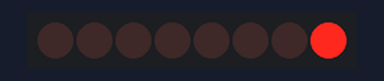
Recording of a sketch running on a simulated ESP8266 (NodeMCU). Parts: 8 shift-register outputs drawn as a row of LEDs (first output left, lit = HIGH). Wiring (inferred from the names in the program): shift register (74HC595): data D1; shift clock D5; latch D2. Wiring (inferred from the signals the program sends): row of LEDs: on Q0, Q1, Q2, Q3, Q4, Q5, Q6, Q7.

Above: at 0.1 s.
At 6.1 s:
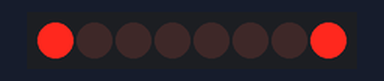
At 15.1 s:
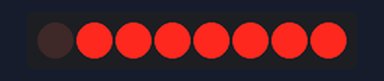
At 21.1 s:
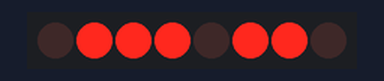
At 27.1 s:
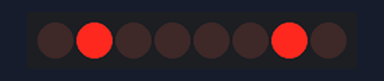
At 36.1 s:
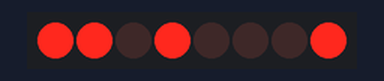
Timing chart, 0 to 40.0 s (numbered marks = the images above):
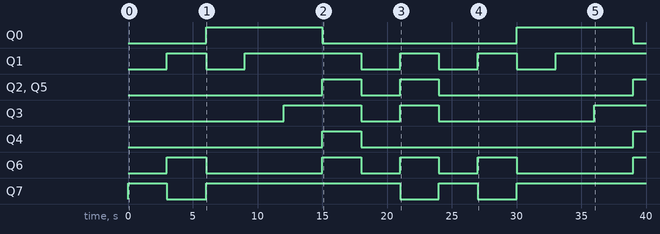

The sketch:

Neutrino_Bonus_Points_1.ino
```cpp
//Including Ticker Liblary
#include <Ticker.h>

#define dataPin D1
#define latchPin D2
#define clk D5
#define rst D6

//Creating Ticker Object
Ticker counter;

int count = 0;

void counter_func(){
  ++count;
  if(count == 8) count = 0;
}

void setup() {
  pinMode(latchPin,OUTPUT);
  pinMode(clk,OUTPUT);
  pinMode(dataPin,OUTPUT);
  pinMode(rst,OUTPUT);
  digitalWrite(rst,1);
  counter.attach(3,counter_func);  // Servers as a 1/3 Hz clock
}

//Function to update the Shift Register
void updateLED(byte inp){
  digitalWrite(latchPin,LOW);
  shiftOut(dataPin,clk,MSBFIRST,inp);
  digitalWrite(latchPin,HIGH);
}

void loop(){
  switch (count){
    case 0: updateLED(0b00010000);  //N
            updateLED(0b00101011);
            updateLED(0b01001101);
            updateLED(0b10000000);
            break;
    case 1: updateLED(0b00010001);  //e
            updateLED(0b00100100);
            updateLED(0b01000010);
            break;
    case 2: updateLED(0b00010001);  //u
            updateLED(0b01101110);
            updateLED(0b10000001);
            break;
    case 3: updateLED(0b00010011);  //T
            updateLED(0b00100000);
            updateLED(0b01000000);
            updateLED(0b10000011);
            break;
    case 4: updateLED(0b00010111);  //r
            updateLED(0b00101000);
            updateLED(0b01000111);
            updateLED(0b10001011);
            break;
    case 5: updateLED(0b11110111);  //I
            updateLED(0b01101001);
            updateLED(0b11111110);
            break;
    case 6: updateLED(0b00010000);  //N
            updateLED(0b00101011);
            updateLED(0b01001101);
            updateLED(0b10000000);
            break;
    case 7: updateLED(0b01100111);  //O
            updateLED(0b10011011);
            updateLED(0b10011101);
            updateLED(0b01101110);
            break;
  }
}
```

Measured:
- by itself, Q0: alternates HIGH for 9.0 s and LOW for 15.0 s
- by itself, Q1: LOW → HIGH at 3.0 s, → LOW 3.0 s later, → HIGH 3.0 s later, → LOW 9.0 s later, … (9 changes in this stretch)
- by itself, Q2, Q5: goes HIGH 3.0 s, LOW 3.0 s, HIGH 3.0 s, LOW 15.0 s, then HIGH
- by itself, Q3: goes HIGH 6.0 s, LOW 3.0 s, HIGH 3.0 s, LOW 12.0 s, then HIGH
- by itself, Q4: LOW → HIGH at 15.0 s, → LOW 3.0 s later, → HIGH 21.0 s later
- by itself, Q6: LOW → HIGH at 3.0 s, → LOW 3.0 s later, → HIGH 9.0 s later, → LOW 3.0 s later, … (9 changes in this stretch)
- by itself, Q7: goes HIGH 3.0 s, LOW 3.0 s, HIGH 15.0 s, LOW 3.0 s, HIGH 3.0 s, LOW 3.0 s, then HIGH
